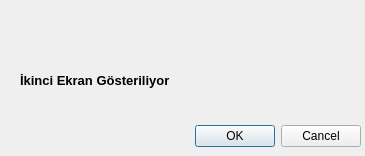
<?xml version="1.0" encoding="UTF-8"?>
<ui version="4.0">
 <class>Dialog2</class>
 <widget class="QDialog" name="Dialog2">
  <property name="geometry">
   <rect>
    <x>0</x>
    <y>0</y>
    <width>365</width>
    <height>156</height>
   </rect>
  </property>
  <property name="windowTitle">
   <string>Dialog</string>
  </property>
  <widget class="QDialogButtonBox" name="buttonBox">
   <property name="geometry">
    <rect>
     <x>20</x>
     <y>120</y>
     <width>341</width>
     <height>32</height>
    </rect>
   </property>
   <property name="orientation">
    <enum>Qt::Horizontal</enum>
   </property>
   <property name="standardButtons">
    <set>QDialogButtonBox::Cancel|QDialogButtonBox::Ok</set>
   </property>
  </widget>
  <widget class="QLabel" name="label">
   <property name="geometry">
    <rect>
     <x>20</x>
     <y>70</y>
     <width>161</width>
     <height>21</height>
    </rect>
   </property>
   <property name="font">
    <font>
     <pointsize>10</pointsize>
     <weight>75</weight>
     <bold>true</bold>
    </font>
   </property>
   <property name="text">
    <string>İkinci Ekran Gösteriliyor</string>
   </property>
  </widget>
 </widget>
 <resources/>
 <connections>
  <connection>
   <sender>buttonBox</sender>
   <signal>accepted()</signal>
   <receiver>Dialog2</receiver>
   <slot>accept()</slot>
   <hints>
    <hint type="sourcelabel">
     <x>248</x>
     <y>254</y>
    </hint>
    <hint type="destinationlabel">
     <x>157</x>
     <y>274</y>
    </hint>
   </hints>
  </connection>
  <connection>
   <sender>buttonBox</sender>
   <signal>rejected()</signal>
   <receiver>Dialog2</receiver>
   <slot>reject()</slot>
   <hints>
    <hint type="sourcelabel">
     <x>316</x>
     <y>260</y>
    </hint>
    <hint type="destinationlabel">
     <x>286</x>
     <y>274</y>
    </hint>
   </hints>
  </connection>
 </connections>
</ui>
